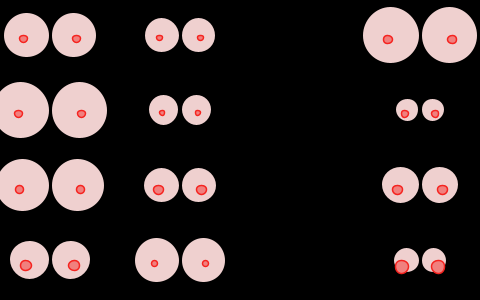
Frame 1 (no input)
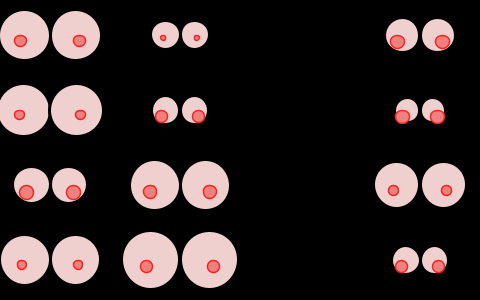
Frame 60 (the mouse pressed at the canvas centre just before this capture)
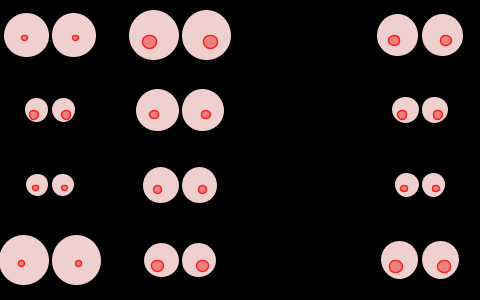
Frame 120 (the mouse held since frame 60 and released just before this capture)

The Processing sketch that drew these frames (run headless with seeded random() and noise(); from frame 60 on, the mouse is pressed at the canvas centre):

// Processing sketch: processing_36859
// ── processing_36859.pde

void setup () {
  size (480, 300);
}

float boobSize;
float nippleSize;


void draw () {
  smooth ();
  background (0);
  //drawboob (100, 100, 40, 10, 0);
  //drawboob (200, 100, 40, 10, 1);
  
  
  for (int i=1; i<5; i++) {
    boobSize = random(25,60);
    nippleSize = random(5,15);
    
    drawboobpair (50, i*height/4 -40, boobSize, nippleSize);}
    
    for (int i=1; i<5; i++) {
      boobSize = random(25,60);
    nippleSize = random(5,15);
    drawboobpair (180, i*height/4-40, boobSize, nippleSize);}
    
    for (int i=1; i<5; i++) {
      boobSize = random(25,60);
    nippleSize = random(5,15);
    drawboobpair (420, i*height/4-40, boobSize, nippleSize);}
}

void drawboob(
float x, 
float y, 
float boobSize, 
float nippleSize, 
int nipplePlace) {
  fill (239, 208, 207);
  stroke (0);
  strokeWeight (3);
  ellipse (x, y, boobSize, boobSize);

  fill (240, 128, 126);
  stroke (245, 36, 32);
  strokeWeight (1.5);
  if (nipplePlace == 0) {
    // The nipple will be on the left side
    ellipse (x-nippleSize/3, y+nippleSize/2, nippleSize, nippleSize);
  }
  else {
    ellipse (x+nippleSize/3, y+nippleSize/2, nippleSize, nippleSize); 
    // The nipple will be on the right side
  }
}

void drawboobpair(
float x, 
float y, 
float boobSize, 
float nippleSize)

{
  drawboob (x-boobSize/2, y, boobSize, nippleSize, 0);
  drawboob (x+boobSize/2, y, boobSize, nippleSize, 1);
}
